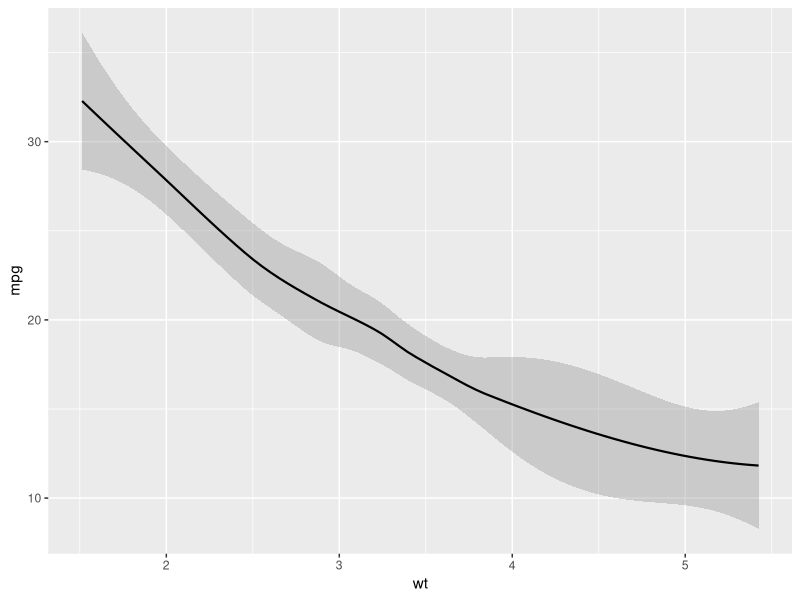

Reproduce this figure in R.
#### Load libraries ####
# Part 1 and Part 2
# Create R script and load necessary libraries
install.packages("dplyr")
install.packages("tidyverse")
library(dplyr)
library(tidyr)
library(ggplot2)
library(tibble)

#### DATASET MANIPULATION ####
# Parts 3 and 4
# Turn row names into a column named "cars"
mtcars2 <- tibble::rownames_to_column(mtcars, "cars")
# Convert to tibble and add conditional column
mtcars2 <- as_tibble(mtcars2)
mtcars2 <- mutate(mtcars2, over_20 = mpg > 20)
typeof(mtcars2) # Not certain as_tibble conversion is strictly necessary
# Group by cylinder and gear and summarise combinations by the mean of miles per gallon
mtcars2 |> 
  group_by(cyl, gear) |>
  summarise(mean(mpg), .groups = "drop")
# Split car column into columns make and model
# Group by car make, cylinder and gear and summarise combinations by the mean of miles per gallon
mtcars2 |> 
  separate(cars, c("make", "model"),  sep = " ", extra = "merge", fill = "right") |> 
  group_by(make, cyl, gear) |> 
  summarise(mean(mpg), .groups = "keep")

#### PLOT DATA ####
# Part 5
ggplot(data = mtcars2, mapping = aes(x = wt, y = mpg)) +
  geom_smooth(mapping = aes(x = wt, y = mpg), method = 'loess', span = 0.8, 
              formula = y ~ x, level = 0.95, colour = "black", size = 0.75)

